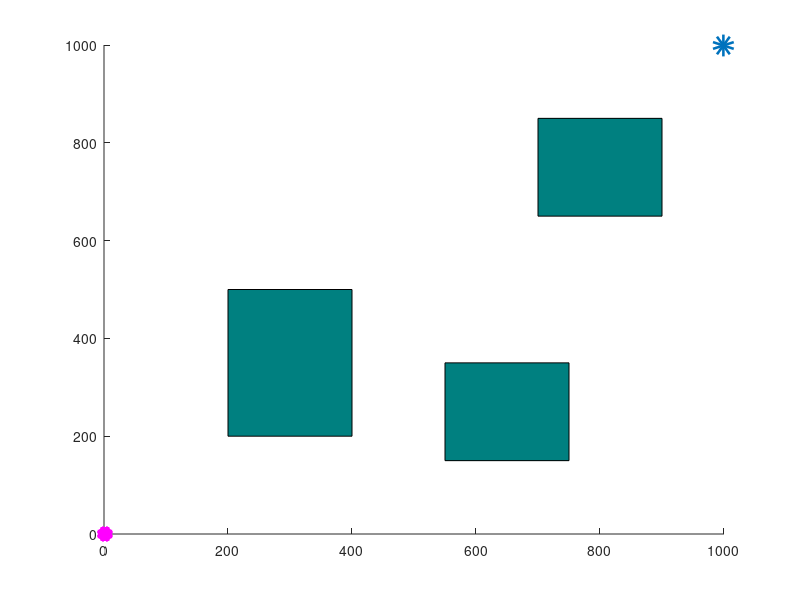

Source code (MATLAB): (Note: this script raises an error after producing the figure.)
clc;clear;close all;
% Experimental result parameters
% Ll = Path length; Tt = Time; Node = Number of nodes
% All_Iterations = Iterations
Ll = []; Tt = []; Node = []; Cut_L=[]; All_Iterations = []; 
for j=1:1:2      % Number of runs
% Setting parameters
p=0.4;                   % Target bias probability
start_pose =[0,0];       % Starting point
global goal_pose;
goal_pose = [999,999];   % Target point
global step;
step = 20;               
r = 2*step;              
bias = step/4;           % Allowable error
numNodes = 5000;         
counter = 0;
global x_max;global y_max;
x_max = 1000;
y_max = 1000;

% Obstacle
global obstacle1;global obstacle2;global obstacle3;
obstacle1 = [550,150,200,200];     
obstacle2 = [700,650,200,200];
obstacle3 = [200,200,200,300];
or = 10;                                 % Obstacle influence range
obstacle11 = [obstacle1(1)-or,obstacle1(2)-or,obstacle1(3)+2*or,obstacle1(4)+2*or];
obstacle22 = [obstacle2(1)-or,obstacle2(2)-or,obstacle2(3)+2*or,obstacle2(4)+2*or];
obstacle33 = [obstacle3(1)-or,obstacle3(2)-or,obstacle3(3)+2*or,obstacle3(4)+2*or];
global path_V;
path_V= ([start_pose,-1]);       
path_E = [];                     % Branches of a random tree
path=[];                         % Final path

% Build map
figure(j)
axis([0 x_max 0 y_max])
rectangle('Position',obstacle1,'FaceColor',[0 .5 .5])
rectangle('Position',obstacle2,'FaceColor',[0 .5 .5])
rectangle('Position',obstacle3,'FaceColor',[0 .5 .5])
hold on
plot(start_pose,'m*','LineWidth',10);
hold on
plot(goal_pose(1),goal_pose(2),'o','LineWidth',10);
hold on

% Algorithm implementation
tic
rrts=rrt;
for i = 1:1:numNodes
    if rand(1)<=p            
        q_rand = goal_pose;
    else
        q_rand = [floor(rand(1)*x_max) floor(rand(1)*y_max)];
    end
    [nearest_point,I]=rrts.nearestpoint(q_rand);            % Find the nearest node of the first tree
    new_point = rrts.newpoint(nearest_point,q_rand);        % Find a new node
    if rrts.noCollision(new_point, nearest_point, obstacle11)&&rrts.noCollision(new_point, nearest_point, obstacle22)&&rrts.noCollision(new_point, nearest_point, obstacle33)
         length = 0;                                        % The path length from the current path point to the initial point
         path_tem= [nearest_point,I]; 
          while(path_tem(1,3)>0)   
                length = length+ norm(path_tem(1,1:2)-path_V(path_tem(1,3),1:2));       % Calculate the distance from the initial node to the current node
                path_tem=path_V(path_tem(1,3),1:3);
            end
            length = length + norm(new_point-nearest_point);        % Add the distance of the new node to the nearest node
            min = length;            
            for j = 1: size(path_V,1)                               % Node judgment
                length2=0;
                if rrts.angel_dist(path_V(j,1:2),new_point)<=r      
                    path_tem = path_V(j,1:3);                       % Temporary current node
                    while(path_tem(1,3)>0)   
                        length2 = length2+ norm(path_tem(1,1:2)-path_V(path_tem(1,3),1:2));     % Calculate the distance from the initial node to the current node
                        path_tem=path_V(path_tem(1,3),1:3);  
                    end
                    length2 = length2 + norm(new_point-path_V(j,1:2));        % The distance between the new node and the nearest node
                    if length2<min
                        min = length2;    
                        nearest_point=path_V(j,1:2);
                        I=j;
                    end
                end
               
            end          
         line([nearest_point(1),new_point(1)],[nearest_point(2),new_point(2)],'color','b','LineWidth', 2);   % Draw the expansion process
         counter=counter+1;M(counter)=getframe;
         path_V = [path_V;[new_point,I]];     % Add new nodes to the random tree
    end
    % Determine whether to reach the target point
    if (norm((new_point-goal_pose),2)<=bias)
        break;
    end      
end
Iterations = i;
t=toc;              % Calculate the time consumed by a search algorithm

pose1 = path_V(size(path_V,1),1:3);
while (pose1(1,3) > 0)
    path=[pose1(1,1:2);path];
    pose1 = path_V(pose1(1,3),1:3);   
end
path = [path_V(1,1:2);path];    % Join the initial point
% Draw the final path
plot(path(:,1)',path(:,2)','color','r','LineWidth',1.5);

% Calculate the original path length
L=0;
for i=1:(size(path,1)-1)
    L=L+norm(path(i,1:2)-path(i+1,1:2),2);
end
Ll = [Ll,L];                     
Tt = [Tt,t];                
Node = [Node,size(path,1)];  
All_Iterations = [All_Iterations,Iterations];    
end
disp('Average original path length');  mean(Ll)
disp('Average experiment time');  mean(Tt)
disp('Average number of experimental path nodes');  mean(Node)
disp('Average number of experiment iterations');  mean(All_Iterations)








